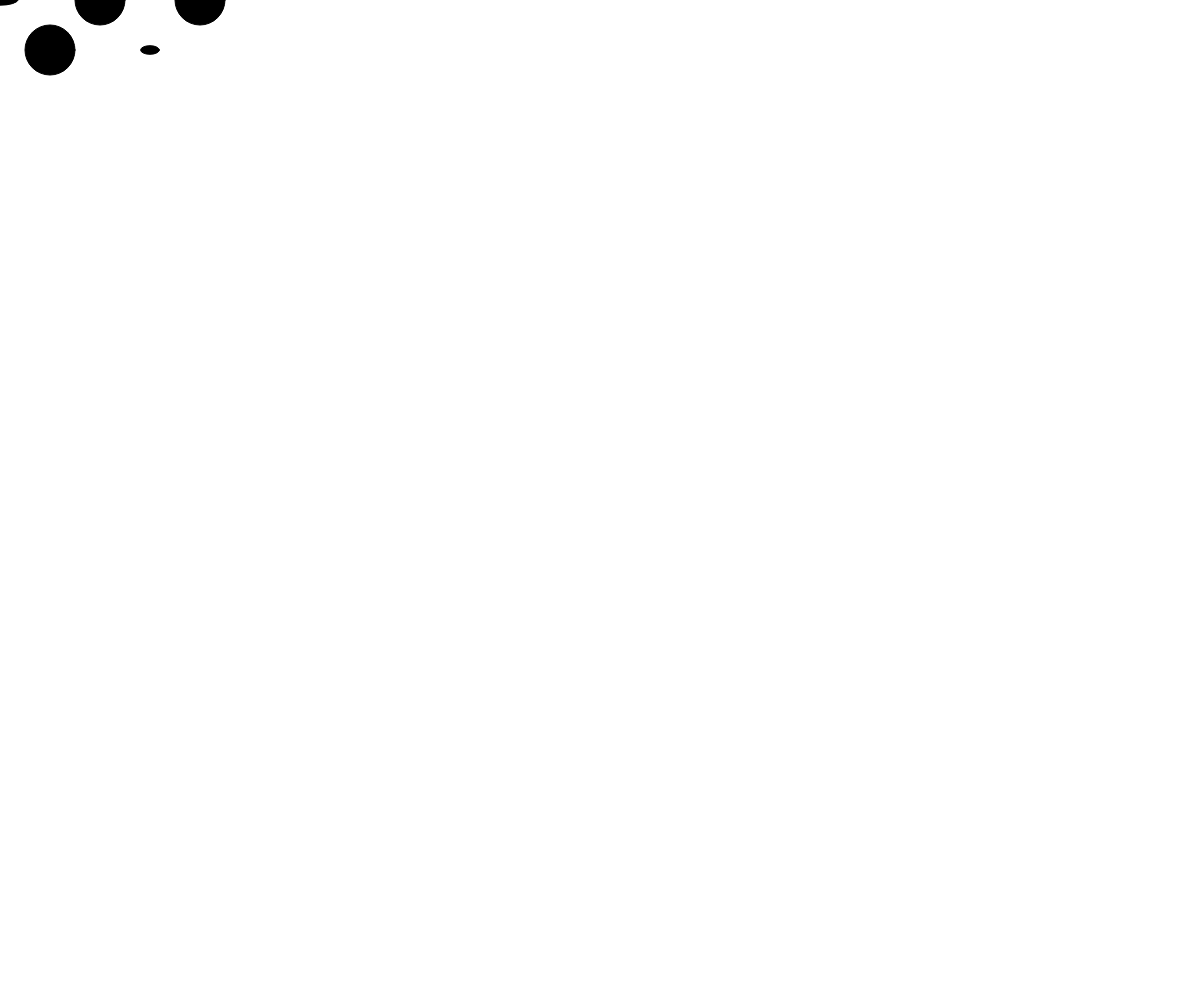
Frame 1 (no input)
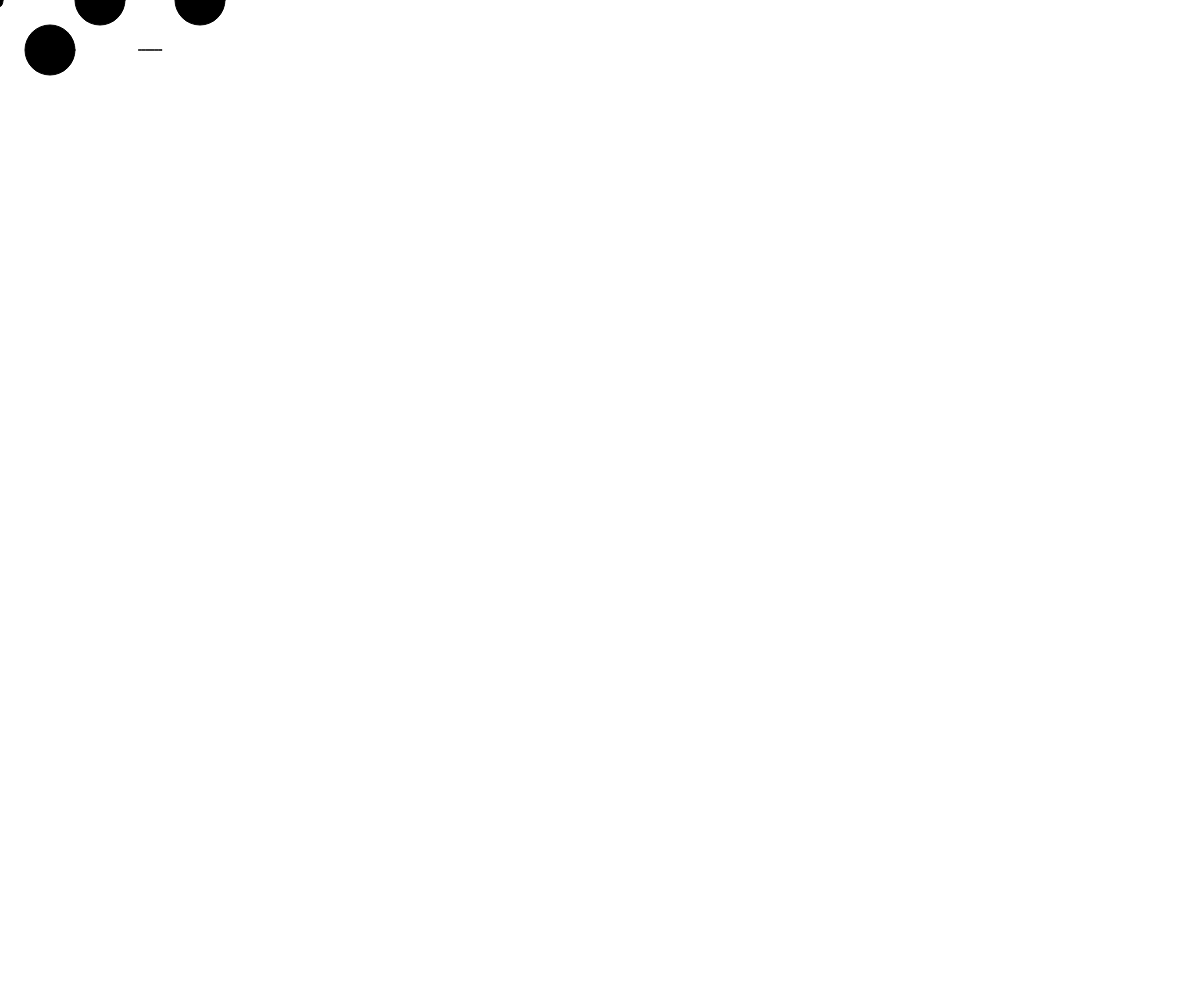
Frame 60 (no input)
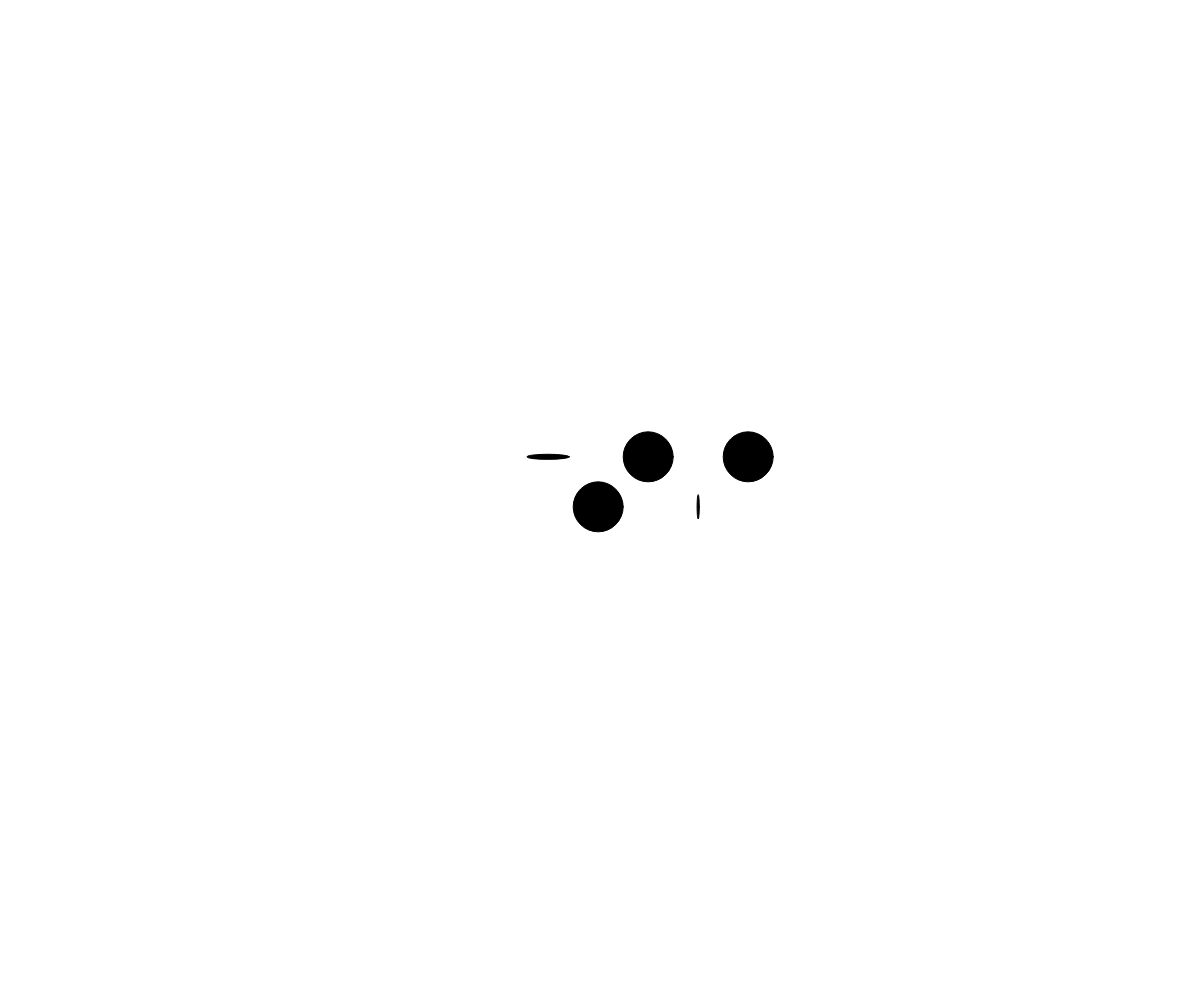
Frame 120 (the mouse pressed at the canvas centre since frame 60)

The p5.js sketch that drew these frames (run headless with seeded random() and noise() and a simulated clock; from frame 60 on, the mouse is pressed at the canvas centre):

// p5.js sketch
// ── sketch.js
let ball;
  
let x = 0;
let y = 0;


function setup() {
  createCanvas(windowWidth, windowHeight);
}

function draw() {
    background(255);
    x += (mouseX - x) * 0.04;
    y += (mouseY - y) * 0.04;
    fill(0);
    //Bola 1
    ellipse(x, y, random(50), random(50));
    //Bola 2
    ellipse(x+50, y+50, 50, 50);
    //Bola 3
    ellipse(x+100, y, 50, 50);
    //Bola 4
    ellipse(x+150, y+50, random(25), random(25));
    //Bola 5
    ellipse(x+200, y, 50, 50);
}
